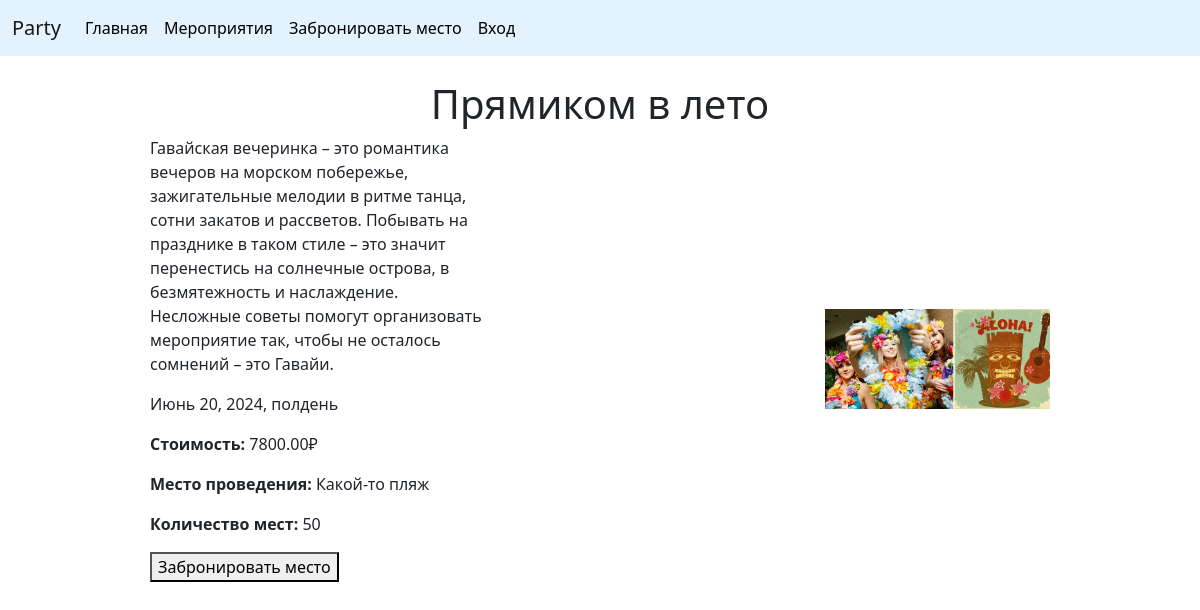
The page /events/1 on the database its author committed.
### events/models.py (models this page shows)
class Events(models.Model):
    name = models.CharField(max_length=128, verbose_name='Названние')
    description = models.TextField(verbose_name='Описание')
    topic = models.ForeignKey(Topic, on_delete=models.CASCADE, verbose_name='Тематика')
    image = models.ImageField(upload_to="%Y/%m/%d", verbose_name='Изображение')
    video = models.CharField(max_length=128, verbose_name='Видео')
    date = models.DateTimeField(verbose_name='Дата проведения')
    place = models.CharField(max_length=128, verbose_name='Место проведения')
    price = models.DecimalField(max_digits=8, decimal_places=2, verbose_name='Цена')
    seats = models.CharField(max_length=128, verbose_name='Количество мест')
    class Meta:
        verbose_name = 'Мероприятие'
        verbose_name_plural = 'Мероприятия'

### events/views.py (the view)
# urls.py: path('<int:pk>', event_id_view, name='event_detail')
def event_id_view(requset, pk):
    pk = get_object_or_404(Events, pk=pk)
    context = {"pk":pk, 'page':'events'}
    return render(requset, "evetns/events_detail.html", context)

### events/templates/evetns/events_detail.html (shortened to what this page needs)
{% extends 'root.html' %}
{% block content %}
<div class="course-detail d-flex flex-column align-items-center">
        <h1 class="text-center mt-4">{{ pk.name }}</h1>
        <div class="course-detail-block1 w-75 d-flex align-items-center">
            <div class="course-detail-bock1-content d-flex flex-row align-items-center">
                <div class="block1-description">
                    <p class="block1-text w-50">{{ pk.description }}</p>
                    <p class="block1-text w-50">{{ pk.date }}</p>
                    <p class="block1-text w-50"><b>Стоимость: </b>{{ pk.price }}&#8381 </p>
                    <p class="block1-text w-50"><b>Место проведения: </b>{{ pk.place }}</p>
                    <p class="block1-text w-50"><b>Количество мест: </b>{{ pk.seats }}</p>
                    <a href="#"><button class="block1-btn">Забронировать место</button></a>
                </div>
                <img src="{{ pk.image.url }}" class="w-25">
            </div>
        </div>
    </div>
{% endblock %}

### rows shown on the page
Events: name "Прямиком в лето", description "Гавайская вечеринка – это романтика вечеров на морском побережье, зажигательные мелодии в ритме танца, сотни закатов и рассветов. Побывать на празднике в таком стиле – это значит перенестись на солнечные острова, в безмятежность и наслаждение. Несложные советы помогут организовать мероприятие так, чтобы не осталось сомнений – это Гавайи.", date "Июнь 20, 2024, полдень", price "7800.00", place "Какой-то пляж", seats "50", image (picture)
